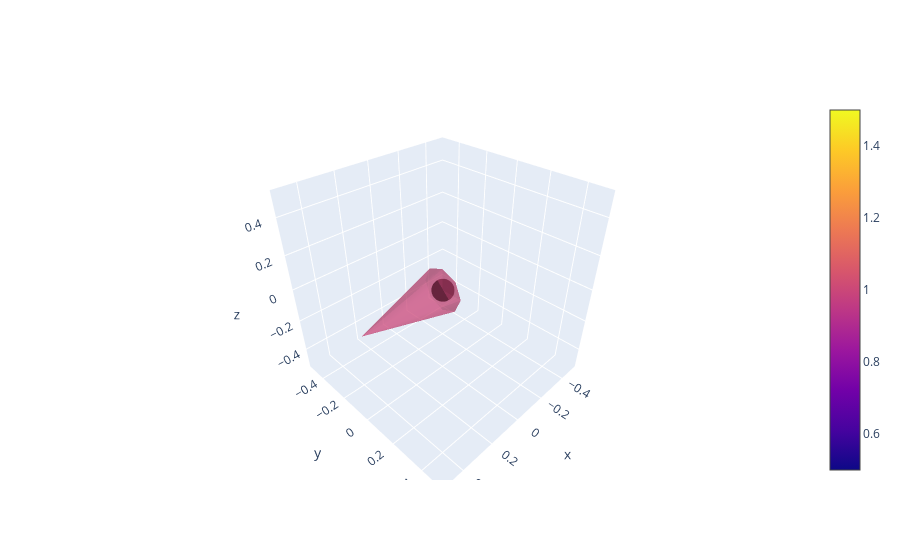

Notebook code for this chart:
### Markdown cell above
Ein weiterer Blick in die Dokumentation offenbart, dass der Parameter
"anchor" den Punkt der Cone referenziert der durch x,y,z fixiert wird.
Default ist hier "cm" (center of mass), wir stellen auf "tail" um:

### Code cell
cone_test = go.Figure(data=go.Cone(x=[0], y=[0], z=[0],
                                    u=[1], v=[0], w=[0],
                                    opacity = 0.5, 
                                    anchor="tail"))

cone_test.add_trace(go.Scatter3d(
    x = [0], y = [0], z = [0],
    marker=dict(color = "black")
))

cone_test.show()

### Figure 1 — Plotly figure (JSON) as saved in the notebook; plotly's stock layout.template omitted (floating-point values rounded to 4 significant figures)
{"data": [{"anchor": "tail", "opacity": 0.5, "type": "cone", "u": [1], "v": [0], "w": [0], "x": [0], "y": [0], "z": [0]}, {"marker": {"color": "black"}, "type": "scatter3d", "x": [0], "y": [0], "z": [0]}], "layout": {}}
